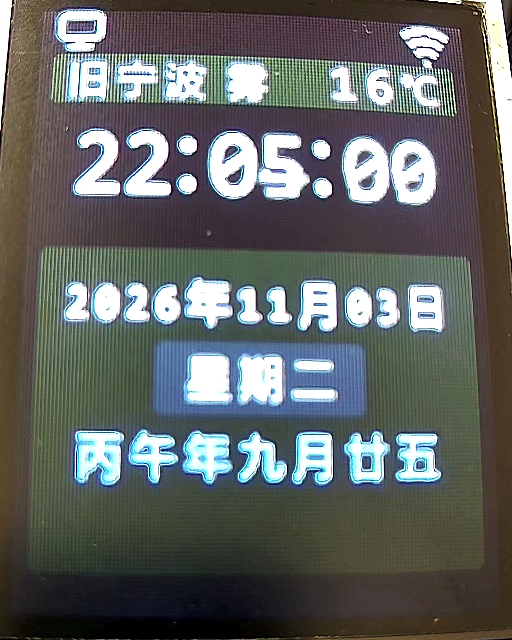
#> input picture images/clock.png, 512 x 640 px
$ python -i capture_screen.py   (imports and definitions only)
#> lines starting #> are read from the running program, lines starting #| are printed output that depends on the picture; after the words box and inside, x2 and y2 are one past the last pixel; in counts of white or black regions, pixels touching at a corner belong together
#> further down, picture is the input picture: shape (640, 512, 3); mean B, G, R 101.2, 102.6, 99.1
"""从 RTSP 摄像头截取 ST7735S 屏幕的正面画面。

为什么需要这个脚本：屏幕只有 128x160，用摄像头斜着拍摄时四周会有大量
无用画面，而且小字号在 4K 原图里会被镜头色差与摩尔纹污染。脚本会：

1. 从 RTSP 流里取若干帧并做逐像素中值合成，压掉传感器随机噪声；
2. 自动找到屏幕面板的四个角（也可用 ``--quad`` 手工指定）；
3. 做透视校正，直接得到 128x160 的正面图，避免大比例降采样混叠；
4. 保存 PNG（可用 ``--scale`` 放大，方便肉眼检查）。

用法示例（URL 里的账号密码请通过环境变量传入，不要写进仓库）：

    PICO_SCREEN_RTSP_URL='rtsp://user:pass@192.168.10.26/stream0' \
        python3 tools/capture_screen.py --out /tmp/screen.png --scale 3
"""

from __future__ import annotations

import argparse
import os
import sys
from pathlib import Path

import cv2
import numpy as np

# ST7735S 的可见区域尺寸（像素）。
kScreenWidth = 128
kScreenHeight = 160

# 面板自动定位失败时的兜底四角（本机摄像头固定机位下实测值）。
kFallbackQuad = np.float32([[1346, 244], [1294, 1827], [2651, 1872], [2581, 322]])


# [19 lines left out: function grab_median_frame, not called in this run]


def detect_panel_quad(frame: np.ndarray) -> np.ndarray | None:
    """Locate the LCD panel's four corners in a camera frame."""
    blue, green, red = cv2.split(frame)
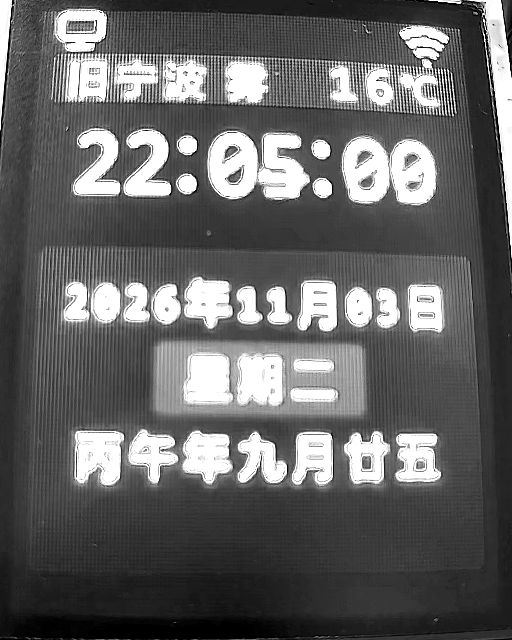
#> blue: shape (640, 512); min 0, max 255, mean 101.2
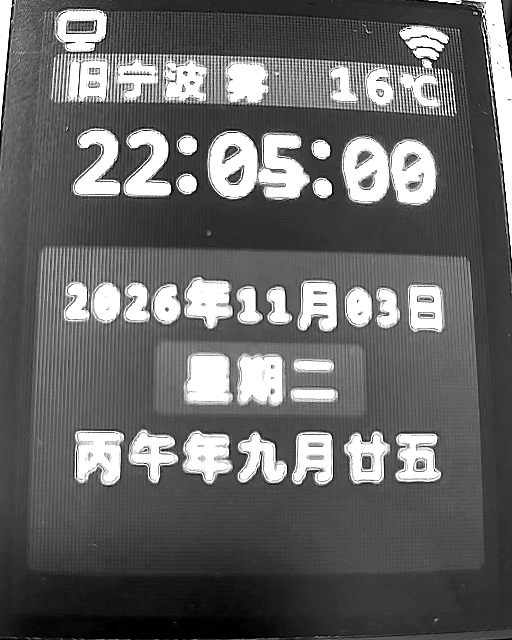
#> green: shape (640, 512); min 0, max 255, mean 102.6
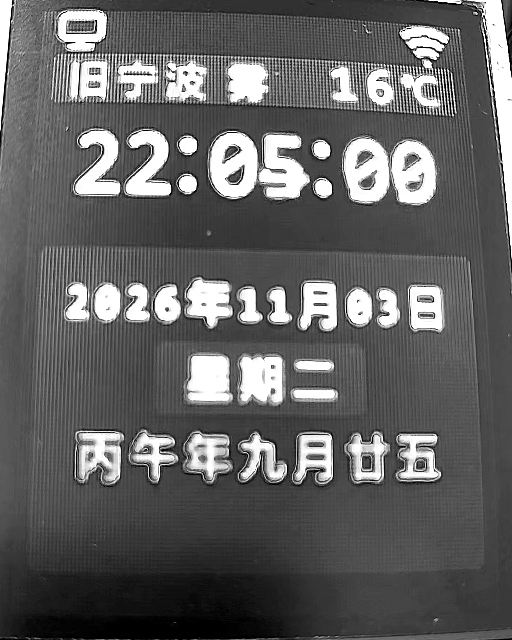
#> red: shape (640, 512); min 0, max 255, mean 99.1
    # 面板是偏蓝的液晶背光，桌面与机身偏暖色、偏暗，据此做粗筛。
    mask = ((blue - red) > 18) & (blue > 25) & (blue < 190)
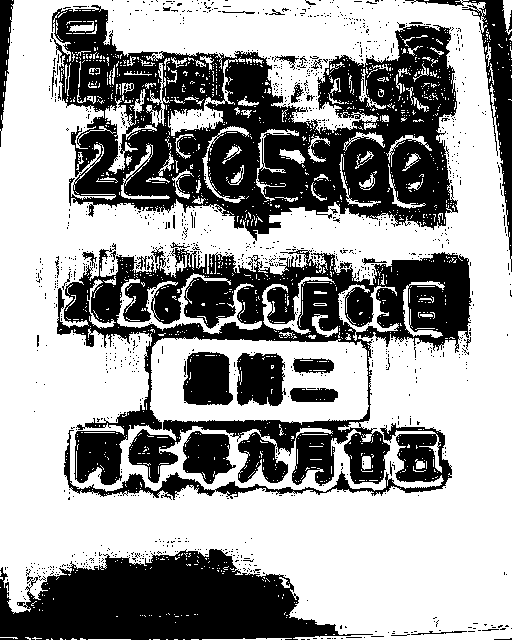
#> mask: shape (640, 512) bool; 61.5% white; 1204 black regions (1166 under 20 px), largest, box (x1, y1, x2, y2) and area: (51, 5, 458, 241) 48165, (57, 243, 472, 486) 36285, (0, 549, 373, 640) 20986
    mask = mask.astype(np.uint8) * 255
    kernel = np.ones((15, 15), np.uint8)
    mask = cv2.morphologyEx(mask, cv2.MORPH_CLOSE, kernel)
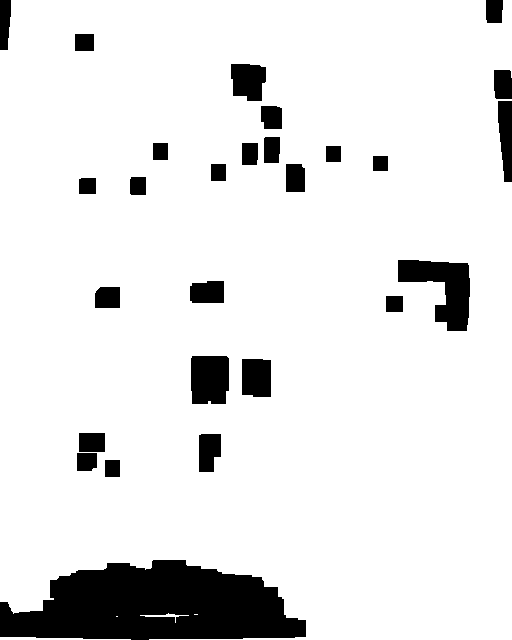
#> mask: shape (640, 512); 89.8% white; 27 black regions, largest, box (x1, y1, x2, y2) and area: (0, 560, 306, 640) 17662, (398, 260, 470, 331) 2764, (191, 356, 229, 404) 1758
    mask = cv2.morphologyEx(mask, cv2.MORPH_OPEN, kernel)
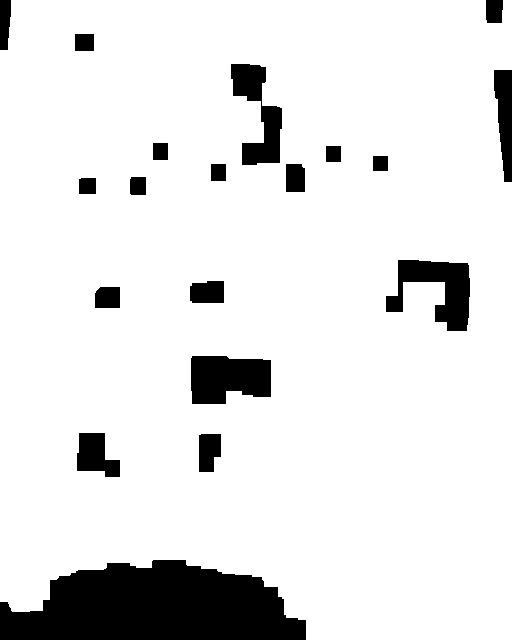
#> mask: shape (640, 512); 89.3% white; 19 black regions

    contours, _ = cv2.findContours(mask, cv2.RETR_EXTERNAL, cv2.CHAIN_APPROX_SIMPLE)
#> contours = 1 contour; box (x1, y1, x2, y2) and area: (0, 0, 512, 640) 305869
    if not contours:
        return None
    largest = max(contours, key=cv2.contourArea)
#> largest = contour of 132 points, box (x1, y1, x2, y2) (0, 0, 512, 640), area 305869
    # 面板在画面里常被排线或手挡住一个角，approxPolyDP 会得到 5~6 个顶点。
    # 用最小外接旋转矩形更稳：它总是恰好 4 个角，且对轻微遮挡不敏感。
    rect = cv2.minAreaRect(largest)
#> rect = ((255.5, 319.5), (639, 511), -90)
    if rect[1][0] < 32 or rect[1][1] < 32:
        return None
    return np.float32(cv2.boxPoints(rect))


# [95 lines left out: functions order_quad, warp_to_screen, parse_arguments, main, not called in this run]


# [2 lines not run here, left out]

>>> import cv2
>>> picture = cv2.imread('../images/clock.png')
>>> result = detect_panel_quad(picture)
#> result = [[511, 639], [-1.96e-14, 639], [0, 0], [511, 0]]

$ run again, on images/dashboard.png
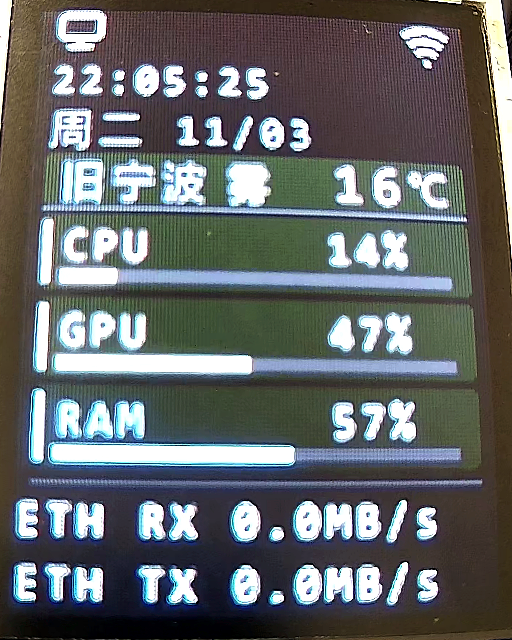
#> input picture images/dashboard.png, 512 x 640 px
#> picture is the input picture: shape (640, 512, 3); mean B, G, R 106.3, 105.2, 101.3
#> in detect_panel_quad, `mask = ((blue - red) > 18) & (blue > 25) & (blue < 190)`:
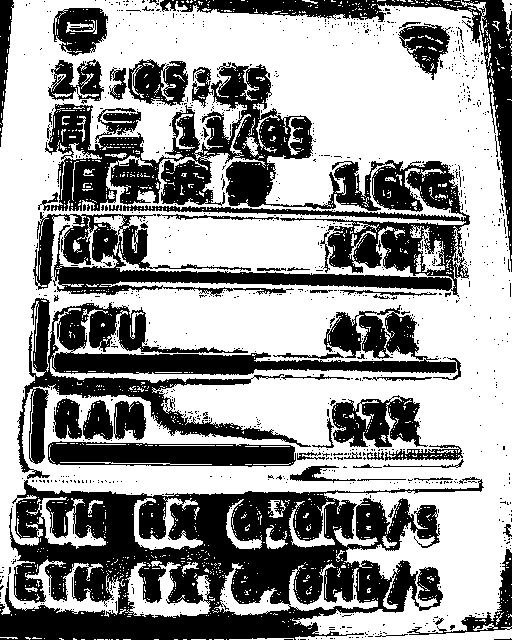
#> mask: shape (640, 512) bool; 59.4% white; 1016 black regions (961 under 20 px), largest, box (x1, y1, x2, y2) and area: (0, 477, 484, 640) 42831, (33, 62, 470, 297) 37989, (17, 298, 461, 479) 19449
#> in detect_panel_quad, `mask = cv2.morphologyEx(mask, cv2.MORPH_OPEN, kernel)`:
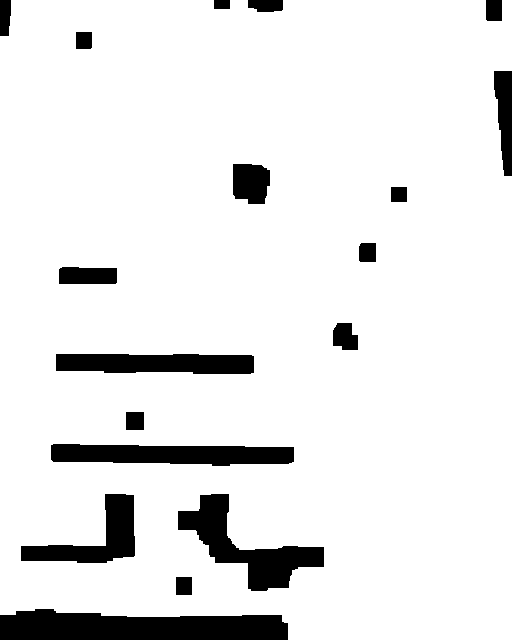
#> mask: shape (640, 512); 90.8% white; 18 black regions
#> contours = 1 contour; box (x1, y1, x2, y2) and area: (0, 0, 512, 640) 316630
#> largest = contour of 89 points, box (x1, y1, x2, y2) (0, 0, 512, 640), area 316630
#> rect = ((255.5, 319.5), (639, 511), -90)
#> result = [[511, 639], [-1.96e-14, 639], [0, 0], [511, 0]]
